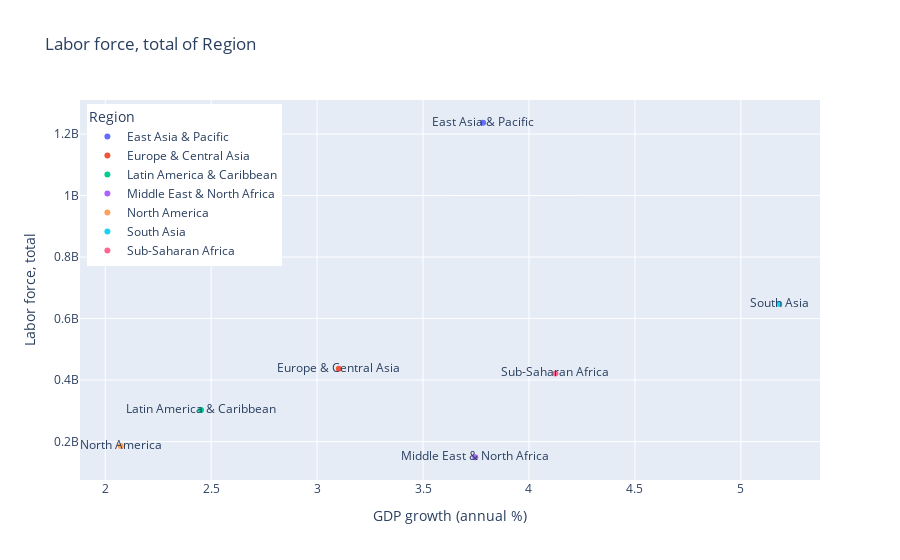

Notebook source saved alongside this figure:
### Code cell
# Tạo dataframe gồm các cột như Khu vực, Tốc độ phát triển trung bình GDP trong 21 năm qua, lực lượng lao động khu vực đó
data_dc_ld = pd.merge(data.groupby(['Region'],as_index=False).mean()[['GDP growth (annual %)','Region']]
,data.loc[data['Time']==2020,['Labor force, total','Region']].groupby(['Region'],as_index=False).sum()
, how="left"
, on=['Region'])

# Visualization quan hệ giữa tốc độ phát triển trung bình GDP và lực lượng lao động của các khu vực.
fig=px.scatter(data_dc_ld,x='GDP growth (annual %)',y='Labor force, total', color='Region', text='Region',title='Labor force, total of Region')

fig.update_layout(legend=dict(
    yanchor="top",
    y=0.99,
    xanchor="left",
    x=0.01
))

### Figure 1 — Plotly figure (JSON) as saved in the notebook; plotly's stock layout.template omitted (floating-point values rounded to 4 significant figures)
{"data": [{"hovertemplate": "Region=%{text}<br>GDP growth (annual %)=%{x}<br>Labor force, total=%{y}<extra></extra>", "legendgroup": "East Asia & Pacific", "marker": {"color": "#636efa", "symbol": "circle"}, "mode": "markers+text", "name": "East Asia & Pacific", "orientation": "v", "showlegend": true, "text": ["East Asia & Pacific"], "type": "scatter", "x": [3.783], "xaxis": "x", "y": [1237000000.0], "yaxis": "y"}, {"hovertemplate": "Region=%{text}<br>GDP growth (annual %)=%{x}<br>Labor force, total=%{y}<extra></extra>", "legendgroup": "Europe & Central Asia", "marker": {"color": "#EF553B", "symbol": "circle"}, "mode": "markers+text", "name": "Europe & Central Asia", "orientation": "v", "showlegend": true, "text": ["Europe & Central Asia"], "type": "scatter", "x": [3.103], "xaxis": "x", "y": [436743457], "yaxis": "y"}, {"hovertemplate": "Region=%{text}<br>GDP growth (annual %)=%{x}<br>Labor force, total=%{y}<extra></extra>", "legendgroup": "Latin America & Caribbean", "marker": {"color": "#00cc96", "symbol": "circle"}, "mode": "markers+text", "name": "Latin America & Caribbean", "orientation": "v", "showlegend": true, "text": ["Latin America & Caribbean"], "type": "scatter", "x": [2.452], "xaxis": "x", "y": [302662188], "yaxis": "y"}, {"hovertemplate": "Region=%{text}<br>GDP growth (annual %)=%{x}<br>Labor force, total=%{y}<extra></extra>", "legendgroup": "Middle East & North Africa", "marker": {"color": "#ab63fa", "symbol": "circle"}, "mode": "markers+text", "name": "Middle East & North Africa", "orientation": "v", "showlegend": true, "text": ["Middle East & North Africa"], "type": "scatter", "x": [3.746], "xaxis": "x", "y": [149109264], "yaxis": "y"}, {"hovertemplate": "Region=%{text}<br>GDP growth (annual %)=%{x}<br>Labor force, total=%{y}<extra></extra>", "legendgroup": "North America", "marker": {"color": "#FFA15A", "symbol": "circle"}, "mode": "markers+text", "name": "North America", "orientation": "v", "showlegend": true, "text": ["North America"], "type": "scatter", "x": [2.073], "xaxis": "x", "y": [185620977], "yaxis": "y"}, {"hovertemplate": "Region=%{text}<br>GDP growth (annual %)=%{x}<br>Labor force, total=%{y}<extra></extra>", "legendgroup": "South Asia", "marker": {"color": "#19d3f3", "symbol": "circle"}, "mode": "markers+text", "name": "South Asia", "orientation": "v", "showlegend": true, "text": ["South Asia"], "type": "scatter", "x": [5.181], "xaxis": "x", "y": [647150410], "yaxis": "y"}, {"hovertemplate": "Region=%{text}<br>GDP growth (annual %)=%{x}<br>Labor force, total=%{y}<extra></extra>", "legendgroup": "Sub-Saharan Africa", "marker": {"color": "#FF6692", "symbol": "circle"}, "mode": "markers+text", "name": "Sub-Saharan Africa", "orientation": "v", "showlegend": true, "text": ["Sub-Saharan Africa"], "type": "scatter", "x": [4.125], "xaxis": "x", "y": [421500000.0], "yaxis": "y"}], "layout": {"legend": {"title": {"text": "Region"}, "tracegroupgap": 0, "x": 0.01, "xanchor": "left", "y": 0.99, "yanchor": "top"}, "title": {"text": "Labor force, total of Region"}, "xaxis": {"anchor": "y", "domain": [0, 1], "title": {"text": "GDP growth (annual %)"}}, "yaxis": {"anchor": "x", "domain": [0, 1], "title": {"text": "Labor force, total"}}}}
